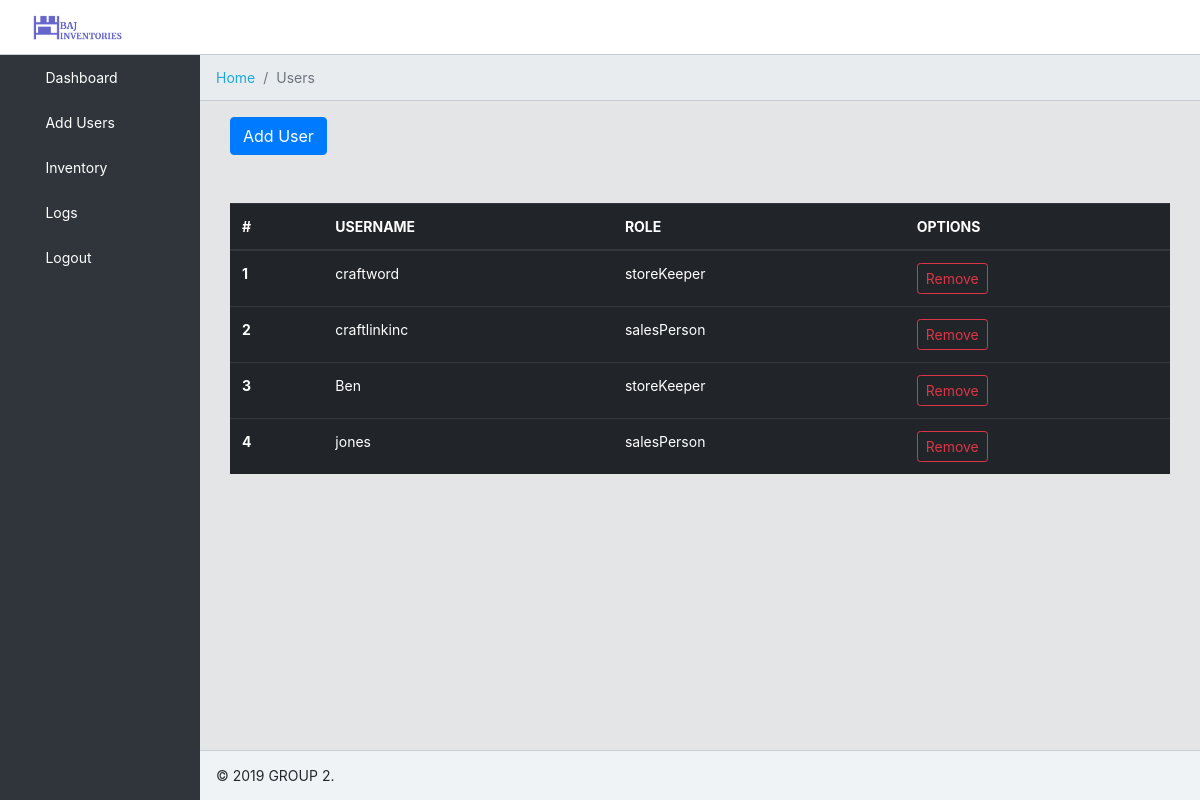
Screenshot of /users with the database file from the repository.
### tables this page shows
CREATE TABLE "users" (
	"id"	INTEGER NOT NULL PRIMARY KEY AUTOINCREMENT UNIQUE,
	"username"	TEXT NOT NULL UNIQUE,
	"hash"	TEXT NOT NULL,
	"role"	TEXT NOT NULL
);

### application.py (the view, shortened to what this page needs)
@app.route("/users", methods=["GET", "POST"])
def users():
    if request.method == "GET":
        userData = db.execute("SELECT id, username, role FROM users")
        print(userData)
        return render_template("users.html", userData=userData)

### application.py (called while the page is built)
@app.after_request
def after_request(response):
    response.headers["Cache-Control"] = "no-cache, no-store, must-revalidate"
    response.headers["Expires"] = 0
    response.headers["Pragma"] = "no-cache"
    return response

### templates/users.html (shortened to what this page needs)
{% extends "layout.html" %}
{% block breadcrumb %}
<li class="breadcrumb-item">
    <a href="/">Home</a>
  </li>
  <li class="breadcrumb-item active">Users</li>
{% endblock %}
{% block main %}
<button type="button" class="btn btn-primary" data-toggle="modal" data-target="#exampleModalCenter">
  Add User
</button>
<div class="mt-5">
    <table class="table table-hover table-dark">
        <thead>
          <tr>
            <th scope="col">#</th>
            <th scope="col">USERNAME</th>
            <th scope="col">ROLE</th>
            <th scope="col">OPTIONS</th>
          </tr>
        </thead>
        <tbody>
          {% for data in userData %}
          <tr>
            <th scope="data">{{(userData.index(data) + 1)}}</th>
            <td>{{data.username}}</td>
            <td>{{data.role}}</td>
            <td><a href="#" class="btn btn-outline-danger btn-sm remove_user" name="{{ data.id }}">Remove</a></td>
          </tr>
          {% endfor %}
        </tbody>
      </table>
</div>
{% endblock %}

### static/style.css (style rules this page uses)
html { font-family: sans-serif; line-height: 1.15; -webkit-text-size-adjust: 100%; -webkit-tap-highlight-color: rgba(0, 0, 0, 0); }
body { margin: 0; font-family: -apple-system, BlinkMacSystemFont, "Segoe UI", Roboto, "Helvetica Neue", Arial, "Noto Sans", sans-serif, "Apple Color Emoji", "Segoe UI Emoji", "Segoe UI Symbol", "Noto Color Emoji"; font-size: 0.875rem; font-weight: 400; line-height: 1.5; color: #23282c; text-align: left; background-color: #e4e5e6; }
a { color: #20a8d8; text-decoration: none; background-color: transparent; }
table { border-collapse: collapse; }
th { text-align: inherit; }
button { border-radius: 0; }
input, button, select, optgroup, textarea { margin: 0; font-family: inherit; font-size: inherit; line-height: inherit; }
button, input { overflow: visible; }
button, select { text-transform: none; }
button, [type="button"], [type="reset"], [type="submit"] { -webkit-appearance: button; }
button:not(:disabled), [type="button"]:not(:disabled), [type="reset"]:not(:disabled), [type="submit"]:not(:disabled) { cursor: pointer; }
.app, app-dashboard, app-root { display: -ms-flexbox; display: flex; -ms-flex-direction: column; flex-direction: column; min-height: 100vh; }

### rows the page displays
users: (userData.index(data)+1) "1", username "craftword", role "storeKeeper"
users: (userData.index(data)+1) "2", username "craftlinkinc", role "salesPerson"
users: (userData.index(data)+1) "3", username "Ben", role "storeKeeper"
users: (userData.index(data)+1) "4", username "jones", role "salesPerson"
